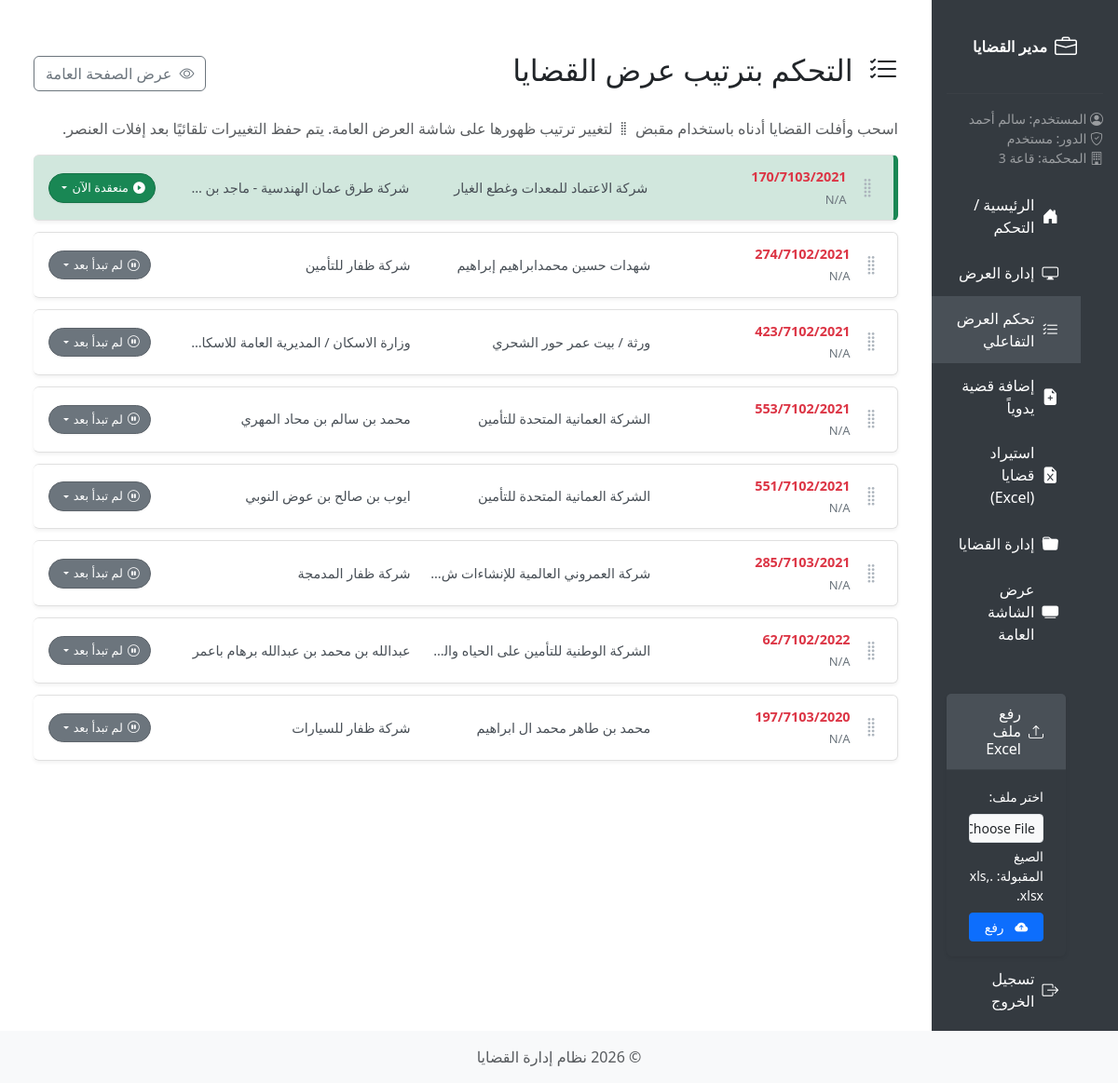
The app's page /general_control (signed in), older data.
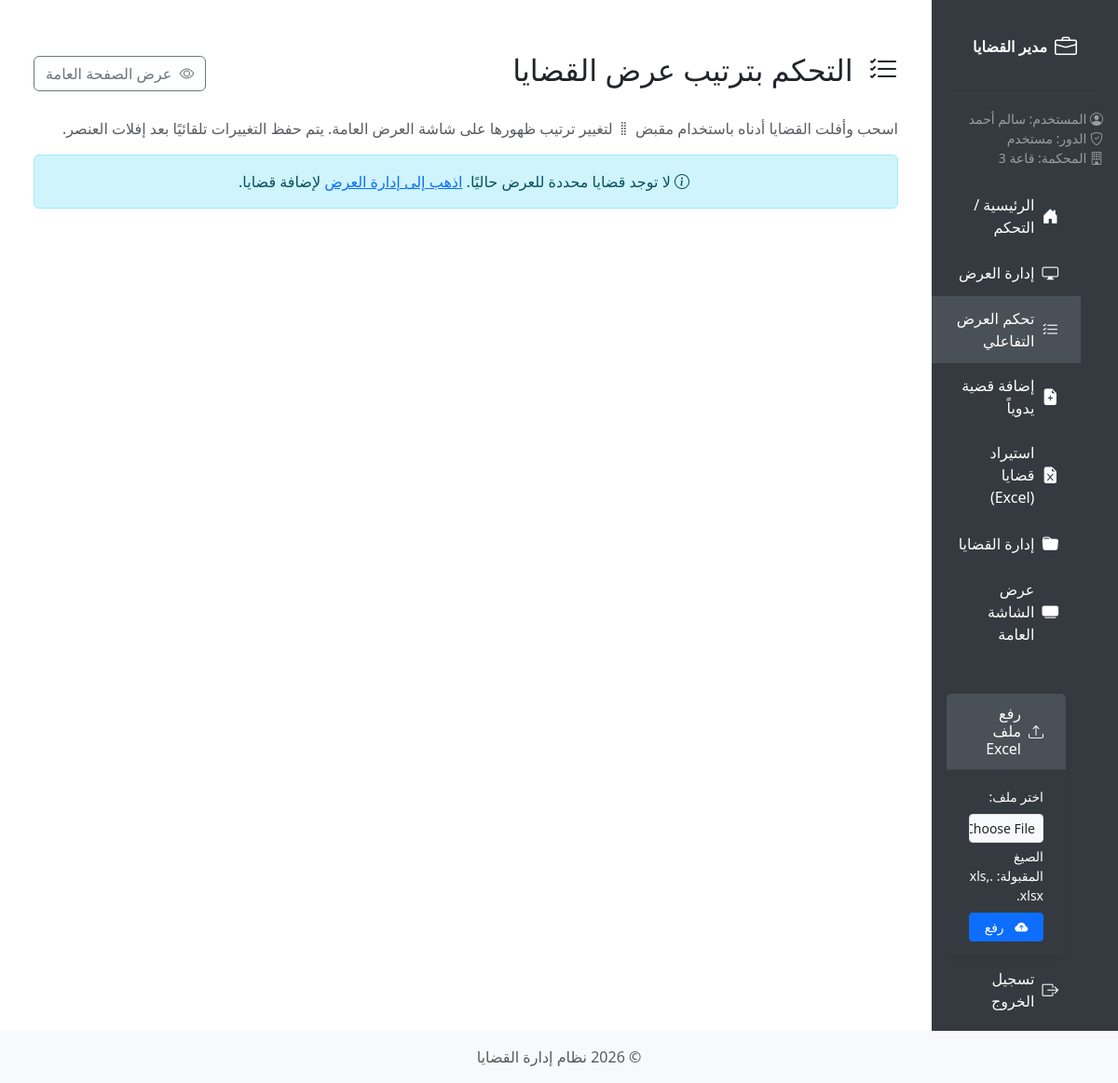
The same page, newer data.
### app/models/models.py (models this page shows)
class DisplayCase(db.Model):
    __tablename__ = 'tbldisply'
    id = db.Column(db.Integer, primary_key=True)
    case_id = db.Column(db.Integer, db.ForeignKey('tblcase.id', ondelete='CASCADE', name='fk_display_case'), nullable=False)
    court_id = db.Column(db.Integer, db.ForeignKey('tblcourt.id', ondelete='CASCADE', name='fk_display_court'), nullable=False)
    display_order = db.Column(db.Integer, nullable=False)
    custom_order = db.Column(db.Integer, nullable=True)
    added_date = db.Column(db.DateTime, default=datetime.utcnow)
    case = db.relationship('Case', backref=db.backref('display_entries', cascade='all, delete-orphan'))
    court = db.relationship('Court', backref=db.backref('display_entries', cascade='all, delete-orphan'))

class Case(db.Model):
    __tablename__ = 'tblcase'
    id = db.Column(db.Integer, primary_key=True)
    user_id = db.Column(db.Integer, db.ForeignKey('tbluser.id', ondelete='SET NULL'), nullable=True)
    case_number = db.Column(db.String(50), nullable=False)
    case_date = db.Column(db.Date, nullable=True)
    added_date = db.Column(db.DateTime, default=datetime.utcnow)
    c_order = db.Column(db.Integer, nullable=False)
    next_session_date = db.Column(db.String(100), nullable=True)
    session_result = db.Column(db.Text, nullable=True)
    num_sessions = db.Column(db.Integer, nullable=False, default=1)
    case_subject = db.Column(db.String(200), nullable=True)
    defendant = db.Column(db.String(100), nullable=True)
    plaintiff = db.Column(db.String(100), nullable=True)
    prosecution_number = db.Column(db.String(50), nullable=True)
    police_department = db.Column(db.String(150), nullable=True)
    police_case_number = db.Column(db.String(50), nullable=True)
    status = db.Column(SQLAlchemyEnum(CaseStatus), nullable=True, default=CaseStatus.inactive)
    court_id = db.Column(db.Integer, db.ForeignKey('tblcourt.id', ondelete='SET NULL', name='fk_case_court'), nullable=True)
    __table_args__ = (
        db.UniqueConstraint('court_id', 'case_number', name='uq_case_number_per_court'),
    )

### app/blueprints/display/routes.py (the view)
@display_bp.route('/general_control')
@login_required
def general_control():
    if not current_user.court_id and not current_user.is_admin:
        flash('No court assigned to your account.', 'danger')
        return redirect(url_for('main.index'))
    if current_user.is_admin and not current_user.court_id:
        flash('Please impersonate a user with court assignment to control display.', 'info')
        return redirect(url_for('auth.list_users'))
    try:
        display_entries = DisplayCase.query.join(Case).filter(
            Case.court_id == current_user.court_id
        ).options(db.joinedload(DisplayCase.case)).order_by(
            DisplayCase.custom_order.asc().nullslast(),
            DisplayCase.display_order.asc()
        ).all()
        cases_to_display = [dc for dc in display_entries if dc.case]
        status_options = list(CaseStatus)
        return render_template(
            'general_control.html',
            display_entries=cases_to_display,
            status_options=status_options
        )
    except Exception as e:
         print(f"Error fetching data for /general_control: {e}")
         import traceback
         print(traceback.format_exc())
         flash("An error occurred while loading the case reorder page.", "danger")
         return redirect(url_for('main.index'))

### app/blueprints/auth/routes.py (called while the page is built)
@login_manager.user_loader
def load_user(user_id):
    return db.session.get(User, int(user_id))

### app/templates/general_control.html (shortened to what this page needs)
{% extends "base.html" %}
{% block content %}
<div class="container mt-4">
    <div class="d-flex justify-content-between align-items-center mb-4">
        <h2><i class="bi bi-list-check ms-2"></i> التحكم بترتيب عرض القضايا</h2>
        <a href="{{ url_for('display.general') }}" class="btn btn-outline-secondary" target="_blank"
            title="عرض صفحة العرض العام">
            <i class="bi bi-eye ms-1"></i> عرض الصفحة العامة
        </a>
    </div>
    <p class="text-muted">
        اسحب وأفلت القضايا أدناه باستخدام مقبض <i class="bi bi-grip-vertical"></i> لتغيير ترتيب ظهورها على شاشة العرض
        العامة. يتم حفظ التغييرات تلقائيًا بعد إفلات العنصر.
    </p>
    <div id="sortable-cases">
        {% for entry in display_entries %}
        <div class="case-item" data-id="{{ entry.case_id }}" data-status="{{ entry.case.status.value }}">
            <span class="drag-handle" title="اسحب للتغيير"><i class="bi bi-grip-vertical"></i></span>
            <div class="case-details-grid">
                <div class="case-number-subject" title="{{ entry.case.case_subject }}">
                    <span class="case-number">{{ entry.case.case_number }}</span>
                    <span class="case-subject">{{ entry.case.case_subject | default('(لا يوجد موضوع)', true) |
                        truncate(50) }}</span>
                </div>
                <div class="case-plaintiff" title="{{ entry.case.plaintiff | default('غير متاح', true) }}">
                    {{ entry.case.plaintiff | default('غير متاح', true) }}
                </div>
                <div class="case-defendant" title="{{ entry.case.defendant | default('غير متاح', true) }}">
                    {{ entry.case.defendant | default('غير متاح', true) }}
                </div>
            </div>
            <div class="status-control-container" id="status-control-{{ entry.case_id }}">
                {% set current_status = entry.case.status.value %}
                {% set status_text = 'غير معروف' %}
                {% if current_status == 'active' %}{% set status_text = 'الجلسة التالية' %}
                {% elif current_status == 'inactive' %}{% set status_text = 'لم تبدأ بعد' %}
                {% elif current_status == 'finished' %}{% set status_text = 'إنتهت' %}
                {% elif current_status == 'postponed' %}{% set status_text = 'مؤجلة' %}
                {% elif current_status == 'in session' %}{% set status_text = 'منعقدة الآن' %}
                {% endif %}
                {% set icon_class = 'bi-question-circle' %}
                {% if current_status == 'in session' %}{% set icon_class = 'bi-play-circle-fill' %}
                {% elif current_status == 'active' %}{% set icon_class = 'bi-hourglass-split' %}
                {% elif current_status == 'inactive' %}{% set icon_class = 'bi-pause-circle' %}
                {% elif current_status == 'finished' %}{% set icon_class = 'bi-check-circle-fill' %}
                {% elif current_status == 'postponed' %}{% set icon_class = 'bi-calendar-x-fill' %}
                {% endif %}
                <div class="dropdown">
                    <button class="btn btn-sm status-dropdown-toggle dropdown-toggle rounded-pill" type="button"
                        id="statusDropdown-{{ entry.case_id }}" data-bs-toggle="dropdown" aria-expanded="false"
                        data-current-status="{{ current_status }}" title="اضغط لتغيير الحالة">
                        <i class="bi {{ icon_class }} status-icon"></i>
                        <span class="status-text">{{ status_text }}</span>
                    </button>
                </div>
            </div>
        </div>
        {% else %}
        <div class="alert alert-info text-center">
            <i class="bi bi-info-circle me-1"></i> لا توجد قضايا محددة للعرض حاليًا.
            <a href="{{ url_for('display.manage_display') }}">اذهب إلى إدارة العرض</a> لإضافة قضايا.
        </div>
        {% endfor %}
    </div>
</div>
{% endblock %}

Row changes from the older to the newer data that the page shows:
removed DisplayCase: case.case_number "170/7103/2021", case.case_subject "N/A", case.plaintiff "شركة الاعتماد للمعدات وغطع الغيار", status_text "منعقدة الآن"
removed DisplayCase: case.case_number "274/7102/2021", case.case_subject "N/A", case.plaintiff "شهدات حسين محمدابراهيم إبراهيم", case.defendant "شركة ظفار للتأمين", status_text "لم تبدأ بعد"
removed DisplayCase: case.case_number "423/7102/2021", case.case_subject "N/A", case.plaintiff "ورثة / بيت عمر حور الشحري", status_text "لم تبدأ بعد"
removed DisplayCase: case.case_number "553/7102/2021", case.case_subject "N/A", case.plaintiff "الشركة العمانية المتحدة للتأمين", case.defendant "محمد بن سالم بن محاد المهري", status_text "لم تبدأ بعد"
removed DisplayCase: case.case_number "551/7102/2021", case.case_subject "N/A", case.plaintiff "الشركة العمانية المتحدة للتأمين", case.defendant "ايوب بن صالح بن عوض النوبي", status_text "لم تبدأ بعد"
removed DisplayCase: case.case_number "285/7103/2021", case.case_subject "N/A", case.defendant "شركة ظفار المدمجة", status_text "لم تبدأ بعد"
removed DisplayCase: case.case_number "62/7102/2022", case.case_subject "N/A", case.defendant "عبدالله بن محمد بن عبدالله برهام باعمر", status_text "لم تبدأ بعد"
removed DisplayCase: case.case_number "197/7103/2020", case.case_subject "N/A", case.plaintiff "محمد بن طاهر محمد ال ابراهيم", case.defendant "شركة ظفار للسيارات", status_text "لم تبدأ بعد"
Text that changed along with them:
text now shown: "لا توجد قضايا محددة للعرض حاليًا. اذهب إلى إدارة العرض لإضافة قضايا."
